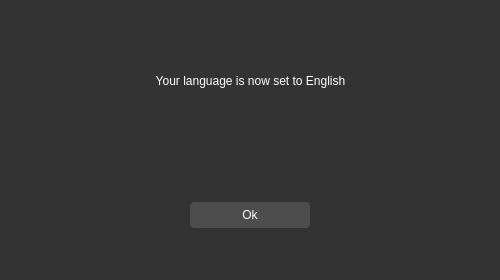
<?xml version="1.0" encoding="UTF-8"?>
<ui version="4.0">
 <class>Form</class>
 <widget class="QWidget" name="Form">
  <property name="geometry">
   <rect>
    <x>0</x>
    <y>0</y>
    <width>500</width>
    <height>280</height>
   </rect>
  </property>
  <property name="windowTitle">
   <string>Form</string>
  </property>
  <property name="styleSheet">
   <string notr="true">    QWidget {
        background-color: #333333;
        color: #ffffff;
        border: none;
    }
    QPushButton {
        background-color: #4d4d4d;
        border: 1px solid #4d4d4d;
        border-radius: 4px;
        color: #ffffff;
        padding: 5px;
    }
    QPushButton:hover {
        background-color: #5a5a5a;
        border: 1px solid #5a5a5a;
    }
    QCheckBox {
        color: #ffffff;
    }
    QLineEdit {
        background-color: #4d4d4d;
        border: 1px solid #4d4d4d;
        color: #ffffff;
        padding: 5px;
    }
    QTextEdit {
        background-color: #4d4d4d;
        border: 1px solid #4d4d4d;
        color: #ffffff;
        padding: 5px;
    }
    QProgressBar {
        border: 1px solid #444444;
        border-radius: 7px;
        background-color: #2e2e2e;
        text-align: center;
        font-size: 10pt;
        color: white;
    }
    QProgressBar::chunk {
        background-color: #3a3a3a;
        width: 5px;
    }
    QScrollBar:vertical {
        border: none;
        background-color: #3a3a3a;
        width: 10px;
        margin: 16px 0 16px 0;
    }
    QScrollBar::handle:vertical {
        background-color: #444444;
        border-radius: 5px;
    }
    QScrollBar:horizontal {
        border: none;
        background-color: #3a3a3a;
        height: 10px;
        margin: 0px 16px 0 16px;
    }
    QScrollBar::handle:horizontal {
        background-color: #444444;
        border-radius: 5px;
    }
    QTabWidget {
        background-color: #2e2e2e;
        border: none;
    }
    QTabBar::tab {
        background-color: #2e2e2e;
        color: #b1b1b1;
        padding: 8px 20px;
        border-top-left-radius: 5px;
        border-top-right-radius: 5px;
        border: none;
    }
 
    QTabBar::tab:selected, QTabBar::tab:hover {
        background-color: #3a3a3a;
        color: white;
    }</string>
  </property>
  <widget class="QWidget" name="verticalLayoutWidget">
   <property name="geometry">
    <rect>
     <x>10</x>
     <y>40</y>
     <width>481</width>
     <height>81</height>
    </rect>
   </property>
   <layout class="QVBoxLayout" name="verticalLayout">
    <item>
     <widget class="QLabel" name="label">
      <property name="styleSheet">
       <string notr="true">font: 700 20pt &quot;Segoe UI&quot;;</string>
      </property>
      <property name="text">
       <string>Your language is now set to English</string>
      </property>
      <property name="alignment">
       <set>Qt::AlignCenter</set>
      </property>
     </widget>
    </item>
   </layout>
  </widget>
  <widget class="QWidget" name="horizontalLayoutWidget">
   <property name="geometry">
    <rect>
     <x>10</x>
     <y>160</y>
     <width>481</width>
     <height>111</height>
    </rect>
   </property>
   <layout class="QHBoxLayout" name="horizontalLayout">
    <property name="spacing">
     <number>60</number>
    </property>
    <item>
     <widget class="QPushButton" name="confirm_update_first_time">
      <property name="minimumSize">
       <size>
        <width>0</width>
        <height>0</height>
       </size>
      </property>
      <property name="maximumSize">
       <size>
        <width>120</width>
        <height>16777215</height>
       </size>
      </property>
      <property name="styleSheet">
       <string notr="true">font: 700 18pt &quot;Segoe UI&quot;;
</string>
      </property>
      <property name="text">
       <string>Ok</string>
      </property>
     </widget>
    </item>
   </layout>
  </widget>
 </widget>
 <resources/>
 <connections/>
</ui>
